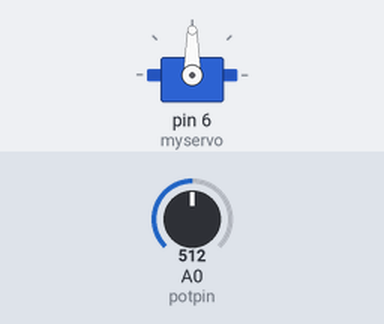
This sketch was run on a simulated Arduino Uno, built with avr-gcc and run on an emulated ATmega328P. Parts: servo. The test bench sets the inputs (shaded band); at power-on: A0 (potpin) = 512.

Above: at 1.2 s.
1.3 s: A0 (potpin) set to 716
At 2.5 s:
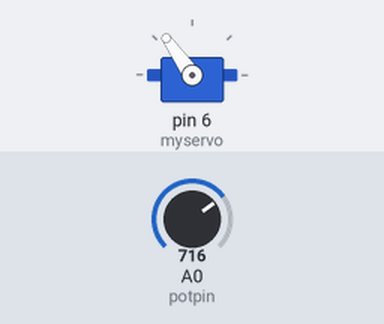
2.8 s: A0 (potpin) set to 900
At 3.6 s:
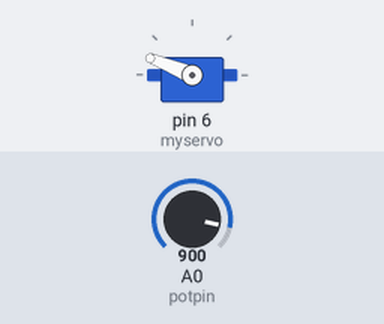
4.3 s: A0 (potpin) set to 1023
At 5.0 s:
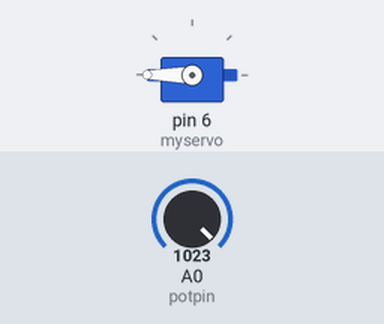
5.8 s: A0 (potpin) set to 306
At 7.0 s:
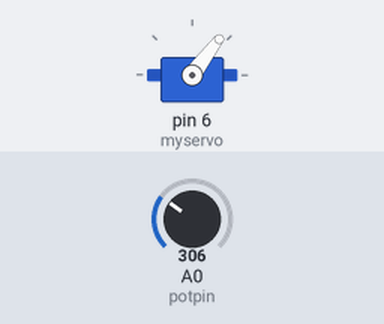
7.3 s: A0 (potpin) set to 122
At 8.4 s:
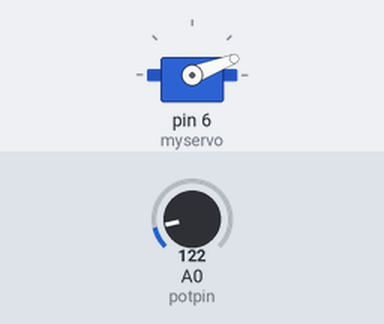
Timing chart, 0 to 9.8 s (numbered marks = the images above; inputs shaded):
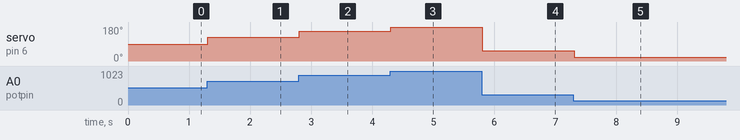

Measured:
- after the input at 1.3 s, servo on pin 6 (myservo): 90° → 125° at once
- after the input at 2.8 s, servo on pin 6 (myservo): 125° → 158° at once
- after the input at 4.3 s, servo on pin 6 (myservo): 158° → 180° at once
- after the input at 5.8 s, servo on pin 6 (myservo): 180° → 53° at once
- after the input at 7.3 s, servo on pin 6 (myservo): 53° → 21° at once

The sketch:

code4.4.ino
```cpp
#include <Servo.h>

Servo myservo;

int potpin = 0;

void setup() {
  myservo.attach(6);
}

void loop() {
  int value = analogRead(potpin);
  value = map(value, 0, 1023, 0, 180);
  myservo.write(value);
  delay(15);
}
```
